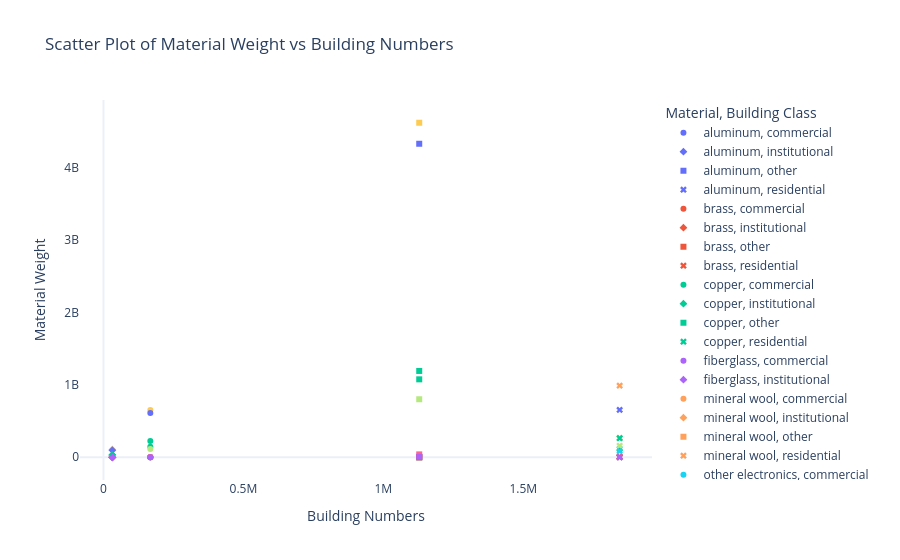

Notebook code cell kept with this figure:
### Code cell
# read the final dataframe from csv
material_weight_sum = pd.read_csv('material_weight_sum_20241210.csv')

building_numbers = {
    'residential': 1844452,
    'other': 1128274,
    'commercial': 167447,
    'institutional': 31681
}

# Create DataFrame
df = material_weight_sum
# rename building class column
df = df.rename(columns={'building class': 'building_class'})
# Map building numbers to the DataFrame
df['building_numbers'] = df['building_class'].map(building_numbers)

import plotly.express as px

# Plotting with Plotly
fig = px.scatter(
    df,
    x='building_numbers',
    y='material_weight',
    color='material',
    symbol='building_class',
    # size='material_weight',
    labels={
        'building_numbers': 'Building Numbers',
        'material_weight': 'Material Weight',
        'material': 'Material',
        'building_class': 'Building Class'
    },
    title='Scatter Plot of Material Weight vs Building Numbers'
)

# template with white background and no gridlines
fig.update_layout(template='plotly_white', xaxis_showgrid=False, yaxis_showgrid=False)
fig.show()

### Figure 1 — Plotly figure (JSON) as saved in the notebook; plotly's stock layout.template omitted (floating-point values rounded to 4 significant figures)
{"data": [{"hovertemplate": "Material=aluminum<br>Building Class=commercial<br>Building Numbers=%{x}<br>Material Weight=%{y}<extra></extra>", "legendgroup": "aluminum, commercial", "marker": {"color": "#636efa", "symbol": "circle"}, "mode": "markers", "name": "aluminum, commercial", "orientation": "v", "showlegend": true, "type": "scatter", "x": [167447], "xaxis": "x", "y": [1201000.0], "yaxis": "y"}, {"hovertemplate": "Material=aluminum<br>Building Class=institutional<br>Building Numbers=%{x}<br>Material Weight=%{y}<extra></extra>", "legendgroup": "aluminum, institutional", "marker": {"color": "#636efa", "symbol": "diamond"}, "mode": "markers", "name": "aluminum, institutional", "orientation": "v", "showlegend": true, "type": "scatter", "x": [31681], "xaxis": "x", "y": [821900.0], "yaxis": "y"}, {"hovertemplate": "Material=aluminum<br>Building Class=other<br>Building Numbers=%{x}<br>Material Weight=%{y}<extra></extra>", "legendgroup": "aluminum, other", "marker": {"color": "#636efa", "symbol": "square"}, "mode": "markers", "name": "aluminum, other", "orientation": "v", "showlegend": true, "type": "scatter", "x": [1128274], "xaxis": "x", "y": [348800.0], "yaxis": "y"}, {"hovertemplate": "Material=aluminum<br>Building Class=residential<br>Building Numbers=%{x}<br>Material Weight=%{y}<extra></extra>", "legendgroup": "aluminum, residential", "marker": {"color": "#636efa", "symbol": "x"}, "mode": "markers", "name": "aluminum, residential", "orientation": "v", "showlegend": true, "type": "scatter", "x": [1844452], "xaxis": "x", "y": [6583000.0], "yaxis": "y"}, {"hovertemplate": "Material=brass<br>Building Class=commercial<br>Building Numbers=%{x}<br>Material Weight=%{y}<extra></extra>", "legendgroup": "brass, commercial", "marker": {"color": "#EF553B", "symbol": "circle"}, "mode": "markers", "name": "brass, commercial", "orientation": "v", "showlegend": true, "type": "scatter", "x": [167447], "xaxis": "x", "y": [171700.0], "yaxis": "y"}, {"hovertemplate": "Material=brass<br>Building Class=institutional<br>Building Numbers=%{x}<br>Material Weight=%{y}<extra></extra>", "legendgroup": "brass, institutional", "marker": {"color": "#EF553B", "symbol": "diamond"}, "mode": "markers", "name": "brass, institutional", "orientation": "v", "showlegend": true, "type": "scatter", "x": [31681], "xaxis": "x", "y": [61010.0], "yaxis": "y"}, {"hovertemplate": "Material=brass<br>Building Class=other<br>Building Numbers=%{x}<br>Material Weight=%{y}<extra></extra>", "legendgroup": "brass, other", "marker": {"color": "#EF553B", "symbol": "square"}, "mode": "markers", "name": "brass, other", "orientation": "v", "showlegend": true, "type": "scatter", "x": [1128274], "xaxis": "x", "y": [209500.0], "yaxis": "y"}, {"hovertemplate": "Material=brass<br>Building Class=residential<br>Building Numbers=%{x}<br>Material Weight=%{y}<extra></extra>", "legendgroup": "brass, residential", "marker": {"color": "#EF553B", "symbol": "x"}, "mode": "markers", "name": "brass, residential", "orientation": "v", "showlegend": true, "type": "scatter", "x": [1844452], "xaxis": "x", "y": [1571000.0], "yaxis": "y"}, {"hovertemplate": "Material=copper<br>Building Class=commercial<br>Building Numbers=%{x}<br>Material Weight=%{y}<extra></extra>", "legendgroup": "copper, commercial", "marker": {"color": "#00cc96", "symbol": "circle"}, "mode": "markers", "name": "copper, commercial", "orientation": "v", "showlegend": true, "type": "scatter", "x": [167447], "xaxis": "x", "y": [145400000.0], "yaxis": "y"}, {"hovertemplate": "Material=copper<br>Building Class=institutional<br>Building Numbers=%{x}<br>Material Weight=%{y}<extra></extra>", "legendgroup": "copper, institutional", "marker": {"color": "#00cc96", "symbol": "diamond"}, "mode": "markers", "name": "copper, institutional", "orientation": "v", "showlegend": true, "type": "scatter", "x": [31681], "xaxis": "x", "y": [26190000.0], "yaxis": "y"}, {"hovertemplate": "Material=copper<br>Building Class=other<br>Building Numbers=%{x}<br>Material Weight=%{y}<extra></extra>", "legendgroup": "copper, other", "marker": {"color": "#00cc96", "symbol": "square"}, "mode": "markers", "name": "copper, other", "orientation": "v", "showlegend": true, "type": "scatter", "x": [1128274], "xaxis": "x", "y": [1193000000.0], "yaxis": "y"}, {"hovertemplate": "Material=copper<br>Building Class=residential<br>Building Numbers=%{x}<br>Material Weight=%{y}<extra></extra>", "legendgroup": "copper, residential", "marker": {"color": "#00cc96", "symbol": "x"}, "mode": "markers", "name": "copper, residential", "orientation": "v", "showlegend": true, "type": "scatter", "x": [1844452], "xaxis": "x", "y": [116300000.0], "yaxis": "y"}, {"hovertemplate": "Material=fiberglass<br>Building Class=commercial<br>Building Numbers=%{x}<br>Material Weight=%{y}<extra></extra>", "legendgroup": "fiberglass, commercial", "marker": {"color": "#ab63fa", "symbol": "circle"}, "mode": "markers", "name": "fiberglass, commercial", "orientation": "v", "showlegend": true, "type": "scatter", "x": [167447], "xaxis": "x", "y": [140700.0], "yaxis": "y"}, {"hovertemplate": "Material=fiberglass<br>Building Class=institutional<br>Building Numbers=%{x}<br>Material Weight=%{y}<extra></extra>", "legendgroup": "fiberglass, institutional", "marker": {"color": "#ab63fa", "symbol": "diamond"}, "mode": "markers", "name": "fiberglass, institutional", "orientation": "v", "showlegend": true, "type": "scatter", "x": [31681], "xaxis": "x", "y": [102500.0], "yaxis": "y"}, {"hovertemplate": "Material=mineral wool<br>Building Class=commercial<br>Building Numbers=%{x}<br>Material Weight=%{y}<extra></extra>", "legendgroup": "mineral wool, commercial", "marker": {"color": "#FFA15A", "symbol": "circle"}, "mode": "markers", "name": "mineral wool, commercial", "orientation": "v", "showlegend": true, "type": "scatter", "x": [167447], "xaxis": "x", "y": [3055000.0], "yaxis": "y"}, {"hovertemplate": "Material=mineral wool<br>Building Class=institutional<br>Building Numbers=%{x}<br>Material Weight=%{y}<extra></extra>", "legendgroup": "mineral wool, institutional", "marker": {"color": "#FFA15A", "symbol": "diamond"}, "mode": "markers", "name": "mineral wool, institutional", "orientation": "v", "showlegend": true, "type": "scatter", "x": [31681], "xaxis": "x", "y": [1249000.0], "yaxis": "y"}, {"hovertemplate": "Material=mineral wool<br>Building Class=other<br>Building Numbers=%{x}<br>Material Weight=%{y}<extra></extra>", "legendgroup": "mineral wool, other", "marker": {"color": "#FFA15A", "symbol": "square"}, "mode": "markers", "name": "mineral wool, other", "orientation": "v", "showlegend": true, "type": "scatter", "x": [1128274], "xaxis": "x", "y": [523600.0], "yaxis": "y"}, {"hovertemplate": "Material=mineral wool<br>Building Class=residential<br>Building Numbers=%{x}<br>Material Weight=%{y}<extra></extra>", "legendgroup": "mineral wool, residential", "marker": {"color": "#FFA15A", "symbol": "x"}, "mode": "markers", "name": "mineral wool, residential", "orientation": "v", "showlegend": true, "type": "scatter", "x": [1844452], "xaxis": "x", "y": [3928000.0], "yaxis": "y"}, {"hovertemplate": "Material=other electronics<br>Building Class=commercial<br>Building Numbers=%{x}<br>Material Weight=%{y}<extra></extra>", "legendgroup": "other electronics, commercial", "marker": {"color": "#19d3f3", "symbol": "circle"}, "mode": "markers", "name": "other electronics, commercial", "orientation": "v", "showlegend": true, "type": "scatter", "x": [167447], "xaxis": "x", "y": [85850.0], "yaxis": "y"}, {"hovertemplate": "Material=other electronics<br>Building Class=institutional<br>Building Numbers=%{x}<br>Material Weight=%{y}<extra></extra>", "legendgroup": "other electronics, institutional", "marker": {"color": "#19d3f3", "symbol": "diamond"}, "mode": "markers", "name": "other electronics, institutional", "orientation": "v", "showlegend": true, "type": "scatter", "x": [31681], "xaxis": "x", "y": [30510.0], "yaxis": "y"}, {"hovertemplate": "Material=other electronics<br>Building Class=other<br>Building Numbers=%{x}<br>Material Weight=%{y}<extra></extra>", "legendgroup": "other electronics, other", "marker": {"color": "#19d3f3", "symbol": "square"}, "mode": "markers", "name": "other electronics, other", "orientation": "v", "showlegend": true, "type": "scatter", "x": [1128274], "xaxis": "x", "y": [104700.0], "yaxis": "y"}, {"hovertemplate": "Material=other electronics<br>Building Class=residential<br>Building Numbers=%{x}<br>Material Weight=%{y}<extra></extra>", "legendgroup": "other electronics, residential", "marker": {"color": "#19d3f3", "symbol": "x"}, "mode": "markers", "name": "other electronics, residential", "orientation": "v", "showlegend": true, "type": "scatter", "x": [1844452], "xaxis": "x", "y": [785500.0], "yaxis": "y"}, {"hovertemplate": "Material=pex<br>Building Class=commercial<br>Building Numbers=%{x}<br>Material Weight=%{y}<extra></extra>", "legendgroup": "pex, commercial", "marker": {"color": "#FF6692", "symbol": "circle"}, "mode": "markers", "name": "pex, commercial", "orientation": "v", "showlegend": true, "type": "scatter", "x": [167447], "xaxis": "x", "y": [2873000.0], "yaxis": "y"}, {"hovertemplate": "Material=pex<br>Building Class=institutional<br>Building Numbers=%{x}<br>Material Weight=%{y}<extra></extra>", "legendgroup": "pex, institutional", "marker": {"color": "#FF6692", "symbol": "diamond"}, "mode": "markers", "name": "pex, institutional", "orientation": "v", "showlegend": true, "type": "scatter", "x": [31681], "xaxis": "x", "y": [947100.0], "yaxis": "y"}, {"hovertemplate": "Material=pex<br>Building Class=other<br>Building Numbers=%{x}<br>Material Weight=%{y}<extra></extra>", "legendgroup": "pex, other", "marker": {"color": "#FF6692", "symbol": "square"}, "mode": "markers", "name": "pex, other", "orientation": "v", "showlegend": true, "type": "scatter", "x": [1128274], "xaxis": "x", "y": [39640000.0], "yaxis": "y"}, {"hovertemplate": "Material=pex<br>Building Class=residential<br>Building Numbers=%{x}<br>Material Weight=%{y}<extra></extra>", "legendgroup": "pex, residential", "marker": {"color": "#FF6692", "symbol": "x"}, "mode": "markers", "name": "pex, residential", "orientation": "v", "showlegend": true, "type": "scatter", "x": [1844452], "xaxis": "x", "y": [7727000.0], "yaxis": "y"}, {"hovertemplate": "Material=plastic<br>Building Class=commercial<br>Building Numbers=%{x}<br>Material Weight=%{y}<extra></extra>", "legendgroup": "plastic, commercial", "marker": {"color": "#B6E880", "symbol": "circle"}, "mode": "markers", "name": "plastic, commercial", "orientation": "v", "showlegend": true, "type": "scatter", "x": [167447], "xaxis": "x", "y": [115500000.0], "yaxis": "y"}, {"hovertemplate": "Material=plastic<br>Building Class=institutional<br>Building Numbers=%{x}<br>Material Weight=%{y}<extra></extra>", "legendgroup": "plastic, institutional", "marker": {"color": "#B6E880", "symbol": "diamond"}, "mode": "markers", "name": "plastic, institutional", "orientation": "v", "showlegend": true, "type": "scatter", "x": [31681], "xaxis": "x", "y": [20290000.0], "yaxis": "y"}, {"hovertemplate": "Material=plastic<br>Building Class=other<br>Building Numbers=%{x}<br>Material Weight=%{y}<extra></extra>", "legendgroup": "plastic, other", "marker": {"color": "#B6E880", "symbol": "square"}, "mode": "markers", "name": "plastic, other", "orientation": "v", "showlegend": true, "type": "scatter", "x": [1128274], "xaxis": "x", "y": [801800000.0], "yaxis": "y"}, {"hovertemplate": "Material=plastic<br>Building Class=residential<br>Building Numbers=%{x}<br>Material Weight=%{y}<extra></extra>", "legendgroup": "plastic, residential", "marker": {"color": "#B6E880", "symbol": "x"}, "mode": "markers", "name": "plastic, residential", "orientation": "v", "showlegend": true, "type": "scatter", "x": [1844452], "xaxis": "x", "y": [158600000.0], "yaxis": "y"}, {"hovertemplate": "Material=polyurethane foam<br>Building Class=commercial<br>Building Numbers=%{x}<br>Material Weight=%{y}<extra></extra>", "legendgroup": "polyurethane foam, commercial", "marker": {"color": "#FF97FF", "symbol": "circle"}, "mode": "markers", "name": "polyurethane foam, commercial", "orientation": "v", "showlegend": true, "type": "scatter", "x": [167447], "xaxis": "x", "y": [2687000.0], "yaxis": "y"}, {"hovertemplate": "Material=polyurethane foam<br>Building Class=institutional<br>Building Numbers=%{x}<br>Material Weight=%{y}<extra></extra>", "legendgroup": "polyurethane foam, institutional", "marker": {"color": "#FF97FF", "symbol": "diamond"}, "mode": "markers", "name": "polyurethane foam, institutional", "orientation": "v", "showlegend": true, "type": "scatter", "x": [31681], "xaxis": "x", "y": [2072000.0], "yaxis": "y"}, {"hovertemplate": "Material=porcelain<br>Building Class=commercial<br>Building Numbers=%{x}<br>Material Weight=%{y}<extra></extra>", "legendgroup": "porcelain, commercial", "marker": {"color": "#FECB52", "symbol": "circle"}, "mode": "markers", "name": "porcelain, commercial", "orientation": "v", "showlegend": true, "type": "scatter", "x": [167447], "xaxis": "x", "y": [654800000.0], "yaxis": "y"}, {"hovertemplate": "Material=porcelain<br>Building Class=institutional<br>Building Numbers=%{x}<br>Material Weight=%{y}<extra></extra>", "legendgroup": "porcelain, institutional", "marker": {"color": "#FECB52", "symbol": "diamond"}, "mode": "markers", "name": "porcelain, institutional", "orientation": "v", "showlegend": true, "type": "scatter", "x": [31681], "xaxis": "x", "y": [108580809], "yaxis": "y"}, {"hovertemplate": "Material=porcelain<br>Building Class=other<br>Building Numbers=%{x}<br>Material Weight=%{y}<extra></extra>", "legendgroup": "porcelain, other", "marker": {"color": "#FECB52", "symbol": "square"}, "mode": "markers", "name": "porcelain, other", "orientation": "v", "showlegend": true, "type": "scatter", "x": [1128274], "xaxis": "x", "y": [4625000000.0], "yaxis": "y"}, {"hovertemplate": "Material=porcelain<br>Building Class=residential<br>Building Numbers=%{x}<br>Material Weight=%{y}<extra></extra>", "legendgroup": "porcelain, residential", "marker": {"color": "#FECB52", "symbol": "x"}, "mode": "markers", "name": "porcelain, residential", "orientation": "v", "showlegend": true, "type": "scatter", "x": [1844452], "xaxis": "x", "y": [266900000.0], "yaxis": "y"}, {"hovertemplate": "Material=pvc<br>Building Class=commercial<br>Building Numbers=%{x}<br>Material Weight=%{y}<extra></extra>", "legendgroup": "pvc, commercial", "marker": {"color": "#636efa", "symbol": "circle"}, "mode": "markers", "name": "pvc, commercial", "orientation": "v", "showlegend": true, "type": "scatter", "x": [167447], "xaxis": "x", "y": [613100000.0], "yaxis": "y"}, {"hovertemplate": "Material=pvc<br>Building Class=institutional<br>Building Numbers=%{x}<br>Material Weight=%{y}<extra></extra>", "legendgroup": "pvc, institutional", "marker": {"color": "#636efa", "symbol": "diamond"}, "mode": "markers", "name": "pvc, institutional", "orientation": "v", "showlegend": true, "type": "scatter", "x": [31681], "xaxis": "x", "y": [98330000.0], "yaxis": "y"}, {"hovertemplate": "Material=pvc<br>Building Class=other<br>Building Numbers=%{x}<br>Material Weight=%{y}<extra></extra>", "legendgroup": "pvc, other", "marker": {"color": "#636efa", "symbol": "square"}, "mode": "markers", "name": "pvc, other", "orientation": "v", "showlegend": true, "type": "scatter", "x": [1128274], "xaxis": "x", "y": [4335000000.0], "yaxis": "y"}, {"hovertemplate": "Material=pvc<br>Building Class=residential<br>Building Numbers=%{x}<br>Material Weight=%{y}<extra></extra>", "legendgroup": "pvc, residential", "marker": {"color": "#636efa", "symbol": "x"}, "mode": "markers", "name": "pvc, residential", "orientation": "v", "showlegend": true, "type": "scatter", "x": [1844452], "xaxis": "x", "y": [654700000.0], "yaxis": "y"}, {"hovertemplate": "Material=refrigerant<br>Building Class=commercial<br>Building Numbers=%{x}<br>Material Weight=%{y}<extra></extra>", "legendgroup": "refrigerant, commercial", "marker": {"color": "#EF553B", "symbol": "circle"}, "mode": "markers", "name": "refrigerant, commercial", "orientation": "v", "showlegend": true, "type": "scatter", "x": [167447], "xaxis": "x", "y": [21520.0], "yaxis": "y"}, {"hovertemplate": "Material=refrigerant<br>Building Class=institutional<br>Building Numbers=%{x}<br>Material Weight=%{y}<extra></extra>", "legendgroup": "refrigerant, institutional", "marker": {"color": "#EF553B", "symbol": "diamond"}, "mode": "markers", "name": "refrigerant, institutional", "orientation": "v", "showlegend": true, "type": "scatter", "x": [31681], "xaxis": "x", "y": [9916.0], "yaxis": "y"}, {"hovertemplate": "Material=refrigerant<br>Building Class=other<br>Building Numbers=%{x}<br>Material Weight=%{y}<extra></extra>", "legendgroup": "refrigerant, other", "marker": {"color": "#EF553B", "symbol": "square"}, "mode": "markers", "name": "refrigerant, other", "orientation": "v", "showlegend": true, "type": "scatter", "x": [1128274], "xaxis": "x", "y": [34850.0], "yaxis": "y"}, {"hovertemplate": "Material=refrigerant<br>Building Class=residential<br>Building Numbers=%{x}<br>Material Weight=%{y}<extra></extra>", "legendgroup": "refrigerant, residential", "marker": {"color": "#EF553B", "symbol": "x"}, "mode": "markers", "name": "refrigerant, residential", "orientation": "v", "showlegend": true, "type": "scatter", "x": [1844452], "xaxis": "x", "y": [1253000.0], "yaxis": "y"}, {"hovertemplate": "Material=steel<br>Building Class=commercial<br>Building Numbers=%{x}<br>Material Weight=%{y}<extra></extra>", "legendgroup": "steel, commercial", "marker": {"color": "#00cc96", "symbol": "circle"}, "mode": "markers", "name": "steel, commercial", "orientation": "v", "showlegend": true, "type": "scatter", "x": [167447], "xaxis": "x", "y": [223000000.0], "yaxis": "y"}, {"hovertemplate": "Material=steel<br>Building Class=institutional<br>Building Numbers=%{x}<br>Material Weight=%{y}<extra></extra>", "legendgroup": "steel, institutional", "marker": {"color": "#00cc96", "symbol": "diamond"}, "mode": "markers", "name": "steel, institutional", "orientation": "v", "showlegend": true, "type": "scatter", "x": [31681], "xaxis": "x", "y": [35340000.0], "yaxis": "y"}, {"hovertemplate": "Material=steel<br>Building Class=other<br>Building Numbers=%{x}<br>Material Weight=%{y}<extra></extra>", "legendgroup": "steel, other", "marker": {"color": "#00cc96", "symbol": "square"}, "mode": "markers", "name": "steel, other", "orientation": "v", "showlegend": true, "type": "scatter", "x": [1128274], "xaxis": "x", "y": [1077000000.0], "yaxis": "y"}, {"hovertemplate": "Material=steel<br>Building Class=residential<br>Building Numbers=%{x}<br>Material Weight=%{y}<extra></extra>", "legendgroup": "steel, residential", "marker": {"color": "#00cc96", "symbol": "x"}, "mode": "markers", "name": "steel, residential", "orientation": "v", "showlegend": true, "type": "scatter", "x": [1844452], "xaxis": "x", "y": [263400000.0], "yaxis": "y"}, {"hovertemplate": "Material=zinc coating<br>Building Class=commercial<br>Building Numbers=%{x}<br>Material Weight=%{y}<extra></extra>", "legendgroup": "zinc coating, commercial", "marker": {"color": "#ab63fa", "symbol": "circle"}, "mode": "markers", "name": "zinc coating, commercial", "orientation": "v", "showlegend": true, "type": "scatter", "x": [167447], "xaxis": "x", "y": [1547000.0], "yaxis": "y"}, {"hovertemplate": "Material=zinc coating<br>Building Class=institutional<br>Building Numbers=%{x}<br>Material Weight=%{y}<extra></extra>", "legendgroup": "zinc coating, institutional", "marker": {"color": "#ab63fa", "symbol": "diamond"}, "mode": "markers", "name": "zinc coating, institutional", "orientation": "v", "showlegend": true, "type": "scatter", "x": [31681], "xaxis": "x", "y": [209000.0], "yaxis": "y"}, {"hovertemplate": "Material=zinc coating<br>Building Class=other<br>Building Numbers=%{x}<br>Material Weight=%{y}<extra></extra>", "legendgroup": "zinc coating, other", "marker": {"color": "#ab63fa", "symbol": "square"}, "mode": "markers", "name": "zinc coating, other", "orientation": "v", "showlegend": true, "type": "scatter", "x": [1128274], "xaxis": "x", "y": [6754000.0], "yaxis": "y"}, {"hovertemplate": "Material=zinc coating<br>Building Class=residential<br>Building Numbers=%{x}<br>Material Weight=%{y}<extra></extra>", "legendgroup": "zinc coating, residential", "marker": {"color": "#ab63fa", "symbol": "x"}, "mode": "markers", "name": "zinc coating, residential", "orientation": "v", "showlegend": true, "type": "scatter", "x": [1844452], "xaxis": "x", "y": [1249000.0], "yaxis": "y"}, {"hovertemplate": "Material=acrylic<br>Building Class=residential<br>Building Numbers=%{x}<br>Material Weight=%{y}<extra></extra>", "legendgroup": "acrylic, residential", "marker": {"color": "#FFA15A", "symbol": "x"}, "mode": "markers", "name": "acrylic, residential", "orientation": "v", "showlegend": true, "type": "scatter", "x": [1844452], "xaxis": "x", "y": [990400000.0], "yaxis": "y"}, {"hovertemplate": "Material=cast iron<br>Building Class=residential<br>Building Numbers=%{x}<br>Material Weight=%{y}<extra></extra>", "legendgroup": "cast iron, residential", "marker": {"color": "#19d3f3", "symbol": "x"}, "mode": "markers", "name": "cast iron, residential", "orientation": "v", "showlegend": true, "type": "scatter", "x": [1844452], "xaxis": "x", "y": [84240000.0], "yaxis": "y"}], "layout": {"legend": {"title": {"text": "Material, Building Class"}, "tracegroupgap": 0}, "title": {"text": "Scatter Plot of Material Weight vs Building Numbers"}, "xaxis": {"anchor": "y", "domain": [0, 1], "showgrid": false, "title": {"text": "Building Numbers"}}, "yaxis": {"anchor": "x", "domain": [0, 1], "showgrid": false, "title": {"text": "Material Weight"}}}}
